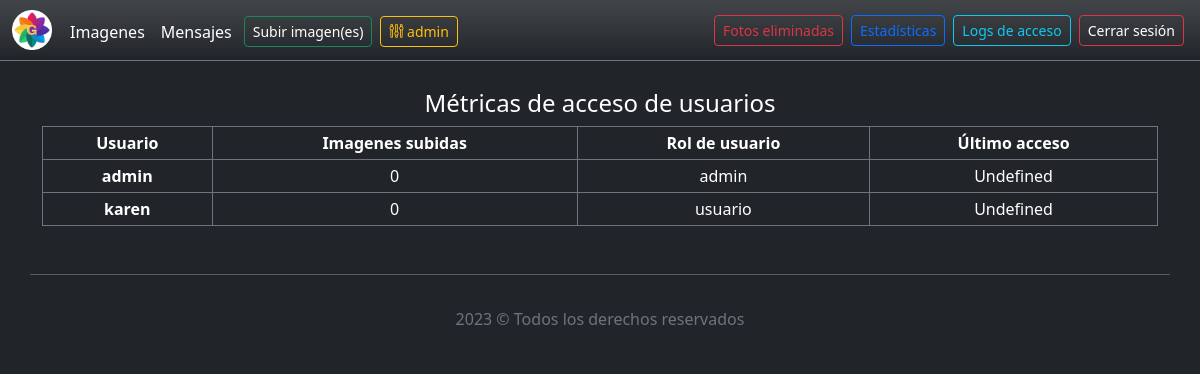
The app's page /statistics.php (signed in), older data.
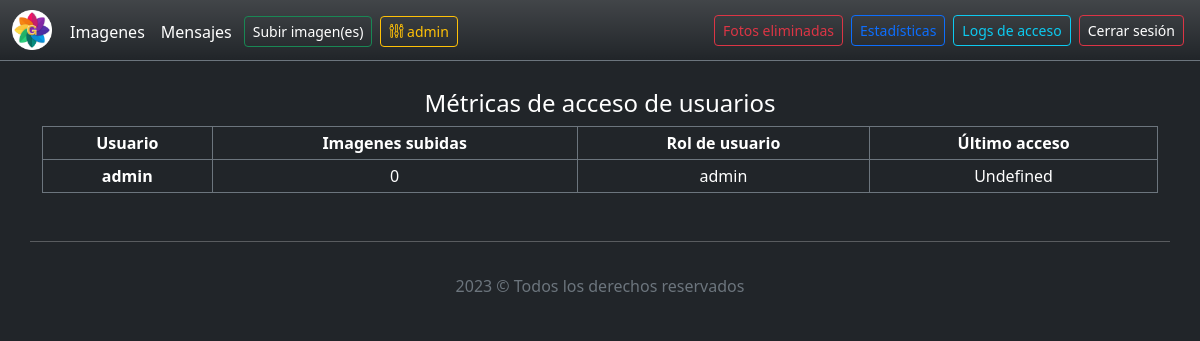
The same page, newer data.
### tables this page shows
CREATE TABLE `usuarios` (
  `id_usuario` int(11) NOT NULL,
  `nombre_usuario` text NOT NULL,
  `password` varchar(200) NOT NULL,
  `salt` varchar(200) NOT NULL DEFAULT 'sgdvasgnf',
  `telefono` text NOT NULL DEFAULT 'No agregado',
  `imagen_perfil` text NOT NULL DEFAULT 'default.png',
  `fecha_creacion` timestamp NOT NULL DEFAULT current_timestamp() ON UPDATE current_timestamp(),
  `rol` varchar(100) NOT NULL DEFAULT 'usuario',
  `passcode` text NOT NULL,
  `owner` tinyint(1) NOT NULL DEFAULT 0
);

### resources/functions.php (called while the page is built, shortened)
<?php
if (isset($_SESSION['id_usuario'])) {
    $logged = true;
    $username = $_SESSION['nombre_usuario'];
    $access = $_SESSION['rol'];
    if ($access == "admin") {
        $administrator = true;
    }
}
?>

### statistics.php (the view, shortened to what this page needs)
<?php require_once "resources/header.php"; ?>
<?php require_once "resources/nav_bar.php"; ?>
<?php
echo "<h4 class='text-center my-2'>Métricas de acceso de usuarios</h4>";
$consult_get_users = "SELECT * FROM usuarios";
$result_get_users = mysqli_query($conn, $consult_get_users);
echo "
<table class='table table-dark table-bordered border-secondary text-center table-sm'>
<thead>
<tr>
    <th scope='col'>Usuario</th>
    <th scope='col'>Imagenes subidas</th>
    <th scope='col'>Rol de usuario</th>
    <th scope='col'>Último acceso</th>
</tr>
</thead>
<tbody>";
while ($row = mysqli_fetch_array($result_get_users, MYSQLI_ASSOC)) {
    $user_id = $row['id_usuario'];
    $user_name = $row['nombre_usuario'];
    $rol = $row['rol'];
    $last_access = "Undefined";
    $consult_get_images = "SELECT i.id_imagen FROM subidas AS s INNER JOIN imagenes AS i ON s.id_subida = i.id_subida INNER JOIN usuarios AS u ON s.id_usuario = u.id_usuario WHERE u.id_usuario = '$user_id'";
    $result_get_images = mysqli_query($conn, $consult_get_images);
    $images_uploaded = mysqli_num_rows($result_get_images);
    echo "
    <tr>
    <th scope='row'>$user_name</th>
    <td>$images_uploaded</td>
    <td>$rol</td>
    <td>$last_access</td>
    </tr>";
}
echo "
</tbody>
</table>";
?>
<?php require_once "resources/footer.php"; ?>

### resources/header.php (shortened to what this page needs)
<!DOCTYPE html>
<html lang="en">
<head>
    <link rel="stylesheet" href="css/bootstrap.min.css">
    <link rel="stylesheet" href="css/style.css">
</head>
<body class="bg-dark text-white">

### resources/nav_bar.php (shortened to what this page needs)
<?php require_once "functions.php"; ?>
<nav class="navbar navbar-expand-lg navbar-expand-md navbar-dark bg-dark bg-gradient fixed-top border-bottom border-secondary">
    <div class="container-fluid">
        <img src="resources/logoApp.png" alt="Logo" style="width: 40px; margin-right: 10px;" />
        <div class="collapse navbar-collapse" id="navbarColor01">
            <ul class="navbar-nav me-auto mb-2 mb-lg-0 text-center mt-1">
                <li class="nav-item">
                    <a class="nav-link active" aria-current="page" href="home">Imagenes</a>
                </li>
                <li class="nav-item">
                    <a class="nav-link active" aria-current="page" href="mensajes">Mensajes</a>
                </li>
                <?php
                    if ($logged) {
                        echo "
                            <div class='text-center'>
                                <a href='subir_imagen' class='btn btn-sm btn-outline-success text-white m-1'>Subir imagen(es)</a>
                            </div>
                            <div class='text-center'>
                                <a href='configurar_perfil' class='btn btn-sm btn-outline-warning m-1'><span class='icon-params'></span> $username</a>
                            </div>";
                    }
                ?>
            </ul>
            <?php
            if (!$logged) {
                echo "
                    <div class='text-center'>
                        <a href='iniciar_sesion' class='btn btn-sm btn-outline-success text-white m-1'>Iniciar sesión</a>
                    </div>";
            } else {
                if ($administrator) {
                    echo "
                        <div class='text-center'>
                            <a href='imagenes_eliminadas' class='btn btn-sm btn-outline-danger m-1' aria-current='page'>Fotos eliminadas</a>
                        </div>";
                    echo "
                        <div class='text-center'>
                            <a href='estadisticas' class='btn btn-sm btn-outline-primary m-1' aria-current='page'>Estadísticas</a>
                        </div>";
                    echo "
                        <div class='text-center'>
                            <a href='logs_acceso' class='btn btn-sm btn-outline-info m-1' aria-current='page'>Logs de acceso</a>
                        </div>";
                }
                echo "
                    <div class='text-center'>
                        <a href='cerrar_sesion' class='btn btn-sm btn-outline-danger text-white m-1'>Cerrar sesión</a>
                    </div>";
            }
            ?>
        </div>
    </div>
</nav>
<main>
    <div class="container">
        <div class="row">
            <div class="col-12">
                <div class="row g-0 my-3">

### resources/footer.php (shortened to what this page needs)
        </div>
      </div>
    </div>
  </div>
</main>
<hr class="container">
<footer class="footer mt-auto py-3 bg-dark text-center">
  <div class="container">
    <span class="text-muted"><?php echo date("Y"); ?> © Todos los derechos reservados</span>
  </div>
</footer>
</body>
</html>

### css/style.css (style rules this page uses)
[class^="icon-"], [class*=" icon-"] { font-family: 'icomoon' !important; speak: never; font-style: normal; font-weight: normal; font-variant: normal; text-transform: none; line-height: 1; -webkit-font-smoothing: antialiased; -moz-osx-font-smoothing: grayscale; }
.icon-params:before { content: "\e904"; }

Row changes from the older to the newer data that the page shows:
removed usuarios: nombre_usuario "karen", images_uploaded "0", rol "usuario", last_access "Undefined"
